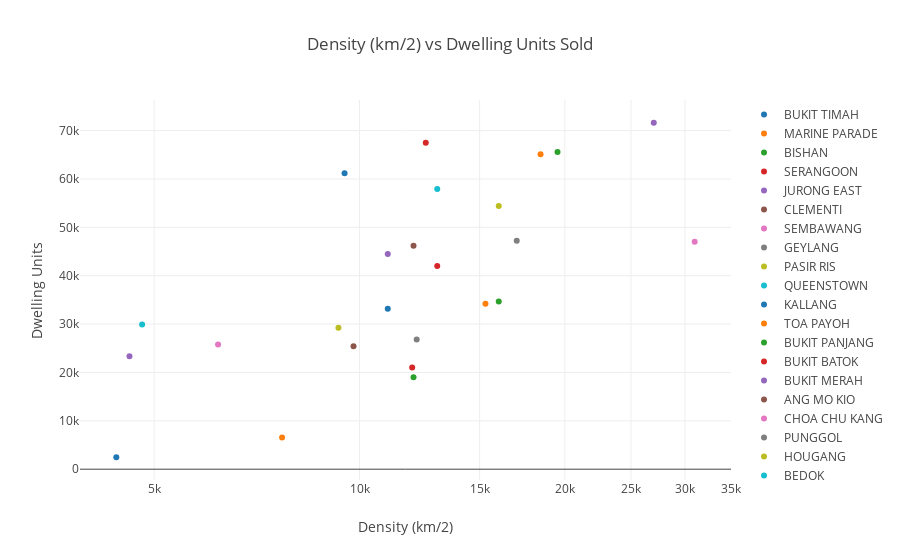

Notebook source saved alongside this figure:
### Markdown cell above
<h3><u>ANALYSIS</u></h3>

The Area of the Building Cluster area **do not have much relation** to the **total number of dwelling units sold**. 
This may due to the fact that some building area clusters, such as **Bukit Timah** and **Marine Parade**, though having a large area, **have more land allocated** for **private housing instead of public ones**.

***

### Code cell
fig = {
    'data': [
        {
            'x': hdb_prop_full_df[hdb_prop_full_df['bldg_contract_town']==name]['Density'],
            'y': hdb_prop_full_df[hdb_prop_full_df['bldg_contract_town']==name]['total_dwelling_units'],
            'name': name, 'mode': 'markers',
        } for name in hdb_prop_full_df['bldg_contract_town']
    ],
    'layout': {
        'xaxis': {'title': 'Density (km/2)','type': 'log'},
        'yaxis': {'title': "Dwelling Units"},
        'title' : {'text':'Density (km/2) vs Dwelling Units Sold'}
    }
}

iplot(fig)

### Figure 1 — Plotly figure (JSON) as saved in the notebook; plotly's stock layout.template omitted (floating-point values rounded to 4 significant figures)
{"data": [{"mode": "markers", "name": "BUKIT TIMAH", "type": "scatter", "uid": "80b13419-3904-4256-b092-6f1c8d197ce4", "x": [4400], "y": [2471]}, {"mode": "markers", "name": "MARINE PARADE", "type": "scatter", "uid": "d5741a3a-e3e1-4442-95f0-0165c405d42a", "x": [7700], "y": [6535]}, {"mode": "markers", "name": "BISHAN", "type": "scatter", "uid": "5abb2115-b94f-45f0-8d7a-982a38b70270", "x": [12000], "y": [19016]}, {"mode": "markers", "name": "SERANGOON", "type": "scatter", "uid": "3d29cdbe-2d92-487a-94a2-1b5c00cb52f7", "x": [11950.0], "y": [21049]}, {"mode": "markers", "name": "JURONG EAST", "type": "scatter", "uid": "2565e5a6-e442-4a15-810d-982a150b3141", "x": [4600], "y": [23353]}, {"mode": "markers", "name": "CLEMENTI", "type": "scatter", "uid": "ec4d2218-76a4-4396-aba7-a8c0f8b818ea", "x": [9800], "y": [25400]}, {"mode": "markers", "name": "SEMBAWANG", "type": "scatter", "uid": "3a1c5282-7194-49a8-95cb-c04e364bb660", "x": [6203.0], "y": [25760]}, {"mode": "markers", "name": "GEYLANG", "type": "scatter", "uid": "c0516a95-321a-4a2e-8a8b-ef8eae1cf47c", "x": [12129], "y": [26823]}, {"mode": "markers", "name": "PASIR RIS", "type": "scatter", "uid": "6302b4d6-5698-48ac-97e2-6e64a4274609", "x": [9313], "y": [29264]}, {"mode": "markers", "name": "QUEENSTOWN", "type": "scatter", "uid": "bed62d5d-f5af-4236-af13-62871f422efb", "x": [4800.0], "y": [29913]}, {"mode": "markers", "name": "KALLANG", "type": "scatter", "uid": "8ce361c3-0a5d-45ce-8d47-696957685517", "x": [11000], "y": [33165]}, {"mode": "markers", "name": "TOA PAYOH", "type": "scatter", "uid": "07b25e52-00ec-4f05-b0d8-1f5e59227122", "x": [15300.0], "y": [34210]}, {"mode": "markers", "name": "BUKIT PANJANG", "type": "scatter", "uid": "9a788386-7c0a-4cf4-8d70-7c4af56272dc", "x": [16000], "y": [34668]}, {"mode": "markers", "name": "BUKIT BATOK", "type": "scatter", "uid": "ad55edd9-b569-40e3-be66-cb4c5f25285f", "x": [13000], "y": [41986]}, {"mode": "markers", "name": "BUKIT MERAH", "type": "scatter", "uid": "5f00858b-92cb-4926-ac11-a3eeeefb5ceb", "x": [11000], "y": [44472]}, {"mode": "markers", "name": "ANG MO KIO", "type": "scatter", "uid": "477e5d3a-c178-4480-887f-e7af8c9ffe74", "x": [12000], "y": [46220]}, {"mode": "markers", "name": "CHOA CHU KANG", "type": "scatter", "uid": "3a6f57fc-7c53-49f6-b759-2ed00d937630", "x": [31000], "y": [47037]}, {"mode": "markers", "name": "PUNGGOL", "type": "scatter", "uid": "6cb14c2c-4afd-4d7f-89e5-f5673b5568a3", "x": [17000], "y": [47226]}, {"mode": "markers", "name": "HOUGANG", "type": "scatter", "uid": "ecf750fd-e207-4790-b3b3-e1b1daad5208", "x": [16000], "y": [54426]}, {"mode": "markers", "name": "BEDOK", "type": "scatter", "uid": "c411bd49-d9ad-4934-ba51-c7e377e2d5b4", "x": [13000], "y": [57944]}, {"mode": "markers", "name": "YISHUN", "type": "scatter", "uid": "cf60bc1f-b208-44bc-ac5b-05ca7c1575e2", "x": [9507.0], "y": [61191]}, {"mode": "markers", "name": "WOODLANDS", "type": "scatter", "uid": "8eef9bfa-bbc2-4539-8424-02f4d848d300", "x": [18424], "y": [65111]}, {"mode": "markers", "name": "SENGKANG", "type": "scatter", "uid": "c3094d13-3eab-4c4e-b389-c62d9056cb3e", "x": [19511], "y": [65585]}, {"mode": "markers", "name": "TAMPINES", "type": "scatter", "uid": "510a9d59-9efe-495b-b2c3-2da2adcd4f02", "x": [12510.0], "y": [67469]}, {"mode": "markers", "name": "JURONG WEST", "type": "scatter", "uid": "c6270b77-7667-44a6-ac5f-ac3bc547d0d4", "x": [27000], "y": [71623]}], "layout": {"title": {"text": "Density (km/2) vs Dwelling Units Sold"}, "xaxis": {"title": {"text": "Density (km/2)"}, "type": "log"}, "yaxis": {"title": {"text": "Dwelling Units"}}}}
